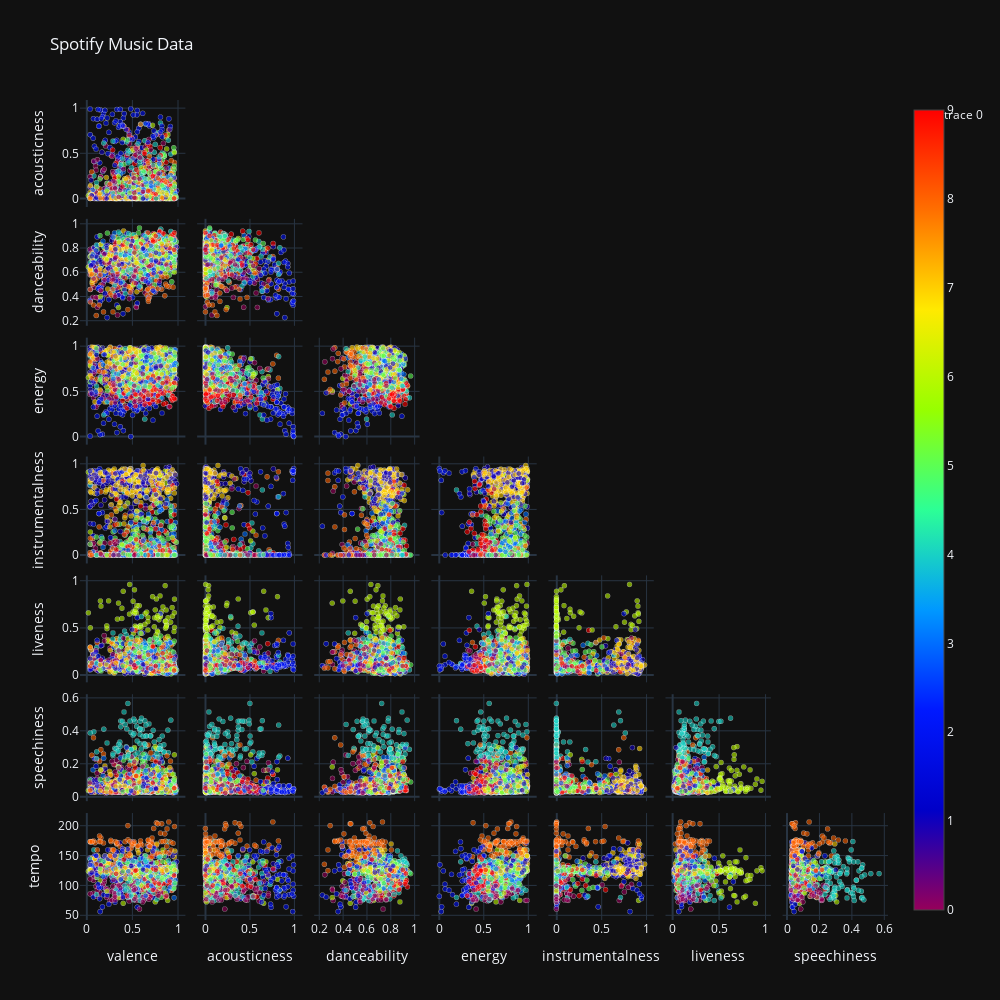

Source (notebook cell):
### Code cell
# Scatter matrix without upper half
fig = go.Figure(
    data=go.Splom(
        dimensions=[dict(label='valence', values=df['valence']),
                    dict(label='acousticness', values=df['acousticness']),
                    dict(label='danceability', values=df['danceability']),
                    dict(label='energy', values=df['energy']),
                    dict(label='instrumentalness', values=df['instrumentalness']),
                    dict(label='liveness', values=df['liveness']),
                    dict(label='speechiness', values=df['speechiness']),
                    dict(label='tempo', values=df['tempo'])],
        text=df['KMeans'],
        showupperhalf=False,
        diagonal=dict(visible=False),
        marker=dict(
            color=df['KMeans'],
            showscale=True,
            colorscale='Rainbow',
            line_color='white',
            line_width=0.5,
            size=5,
            opacity=0.6
        )
    )
)

fig.update_layout(
    title='Spotify Music Data',
    showlegend=True,
    width=1000,
    height=1000,
    dragmode='select',
    hovermode='closest',

)

fig.show()

### Figure 1 — Plotly figure (JSON) as saved in the notebook; plotly's stock layout.template omitted (floating-point values rounded to 4 significant figures; data arrays with more than 128 entries replaced by an {"elided": "..."} marker saying what was removed)
{"data": [{"diagonal": {"visible": false}, "dimensions": [{"label": "valence", "values": {"elided": "1380 float values"}}, {"label": "acousticness", "values": {"elided": "1380 float values"}}, {"label": "danceability", "values": {"elided": "1380 float values"}}, {"label": "energy", "values": {"elided": "1380 float values"}}, {"label": "instrumentalness", "values": {"elided": "1380 float values"}}, {"label": "liveness", "values": {"elided": "1380 float values"}}, {"label": "speechiness", "values": {"elided": "1380 float values"}}, {"label": "tempo", "values": {"elided": "1380 float values"}}], "marker": {"color": {"elided": "1380 int values"}, "colorscale": [[0.0, "rgb(150,0,90)"], [0.125, "rgb(0,0,200)"], [0.25, "rgb(0,25,255)"], [0.375, "rgb(0,152,255)"], [0.5, "rgb(44,255,150)"], [0.625, "rgb(151,255,0)"], [0.75, "rgb(255,234,0)"], [0.875, "rgb(255,111,0)"], [1.0, "rgb(255,0,0)"]], "line": {"color": "white", "width": 0.5}, "opacity": 0.6, "showscale": true, "size": 5}, "showupperhalf": false, "text": {"elided": "1380 float values"}, "type": "splom"}], "layout": {"title": {"text": "Spotify Music Data"}, "showlegend": true, "width": 1000, "height": 1000, "dragmode": "select", "hovermode": "closest"}}
